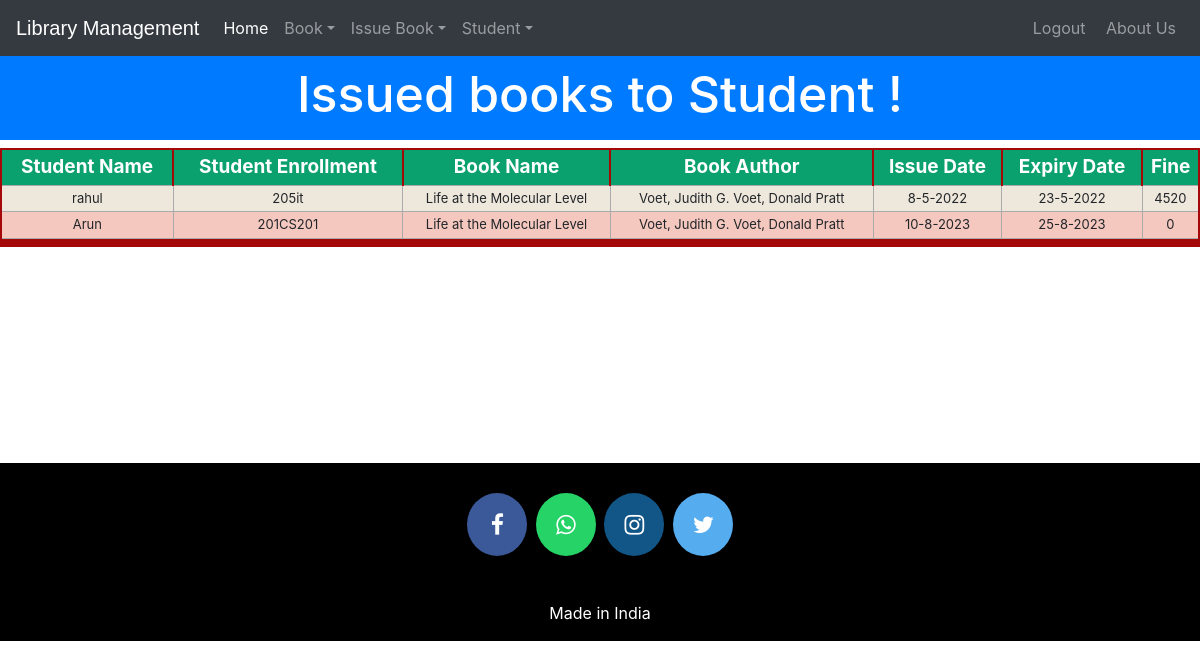
The page /viewissuedbook (signed in) on the database its author committed.
### library/models.py (models this page shows, shortened)
class StudentExtra(models.Model):
    user=models.OneToOneField(User,on_delete=models.CASCADE)
    enrollment = models.CharField(max_length=40)
    branch = models.CharField(max_length=40)
    @property
    def get_name(self):
        return self.user.first_name

class Book(models.Model):
    catchoice= [
        ('education', 'Education'),
        ('management', 'Management'),
        ('chemistry', 'Chemistry'),
        ('physics', 'Physics'),
        ('mathematics', 'Mathematics'),
        ('information technology','Information Technology')
        ]
    name=models.CharField(max_length=100)
    isbn=models.PositiveIntegerField()
    author=models.CharField(max_length=100)
    category=models.CharField(max_length=100,choices=catchoice,default='education')

### library/views.py (the view)
# urls.py: path('viewissuedbook', views.viewissuedbook_view),
@login_required(login_url='adminlogin')
@user_passes_test(is_admin)
def viewissuedbook_view(request):
    issuedbooks=models.IssuedBook.objects.all()
    li=[]
    for ib in issuedbooks:
        issdate=str(ib.issuedate.day)+'-'+str(ib.issuedate.month)+'-'+str(ib.issuedate.year)
        expdate=str(ib.expirydate.day)+'-'+str(ib.expirydate.month)+'-'+str(ib.expirydate.year)
        days=(date.today()-ib.issuedate)
        print(date.today())
        d=days.days
        fine=0
        if d>15:
            day=d-15
            fine=day*10
        books=list(models.Book.objects.filter(isbn=ib.isbn))
        students=list(models.StudentExtra.objects.filter(enrollment=ib.enrollment))
        i=0
        for l in books:
            t=(students[i].get_name,students[i].enrollment,books[i].name,books[i].author,issdate,expdate,fine)
            i=i+1
            li.append(t)
    return render(request,'library/viewissuedbook.html',{'li':li})

### library/views.py (called while the page is built)
def is_admin(user):
    return user.groups.filter(name='ADMIN').exists()

### templates/library/viewissuedbook.html (shortened to what this page needs)
<!DOCTYPE html>
<html lang="en" dir="ltr">
  <head>
  </head>
  <body>
    {% include "library/navbaradmin.html" %}
    <br>
    <br>
    <h3 class="p-3 mb-2 bg-primary text-white" style = 'font-size: 50px;text-align:center;margin-bottom:0px;'>Issued books to Student !</h3>
{% if li%}
    <table class="redTable">
    <thead>
    <tr>
    <th>Student Name</th>
    <th>Student Enrollment</th>
    <th>Book Name</th>
    <th>Book Author</th>
    <th>Issue Date</th>
    <th>Expiry Date</th>
    <th>Fine</th>
    </tr>
    </thead>
    <tfoot>
    <tr>
    <td colspan="7">
    </td>
    </tr>
    </tfoot>
    <tbody>
      {% for t in li %}
        <tr>
          <td>{{t.0}}</td>
          <td>{{t.1}}</td>
          <td>{{t.2}}</td>
          <td>{{t.3}}</td>
          <td>{{t.4}}</td>
          <td>{{t.5}}</td>
          <td>{{t.6}}</td>
        </tr>
        {%endfor%}
    </tbody>
    </table>
    {%else%}
    <h1> 0 book Issued</h1>
    {%endif%}
    <br><br><br><br><br><br><br><br><br>
  {% include "library/footer.html" %}
  </body>
</html>

### templates/library/viewissuedbook.html (style rules this page uses)
table.redTable { border: 2px solid #A40808; background-color: #EEE7DB; width: 100%; text-align: center; border-collapse: collapse; }
table.redTable td, table.redTable th { border: 1px solid #AAAAAA; padding: 3px 2px; }
table.redTable tbody td { font-size: 13px; }
table.redTable tr:nth-child(even) { background: #F5C8BF; }
table.redTable thead { background: #0ba16f; }
table.redTable thead th { font-size: 19px; font-weight: bold; color: #FFFFFF; text-align: center; border-left: 2px solid #A40808; }
table.redTable thead th:first-child { border-left: none; }
table.redTable tfoot { font-size: 13px; font-weight: bold; color: #FFFFFF; background: #A40808; }
table.redTable tfoot td { font-size: 13px; }

### rows shown on the page
StudentExtra: enrollment "205it"
Book: name "Life at the Molecular Level" "Life at the Molecular Level", author "Voet, Judith G. Voet, Donald Pratt" "Voet, Judith G. Voet, Donald Pratt"
StudentExtra: enrollment "201CS201"

### other values the page prints
{{ t.0 }} "rahul" "Arun"
{{ t.4 }} "8-5-2022" "10-8-2023"
{{ t.5 }} "23-5-2022" "25-8-2023"
{{ t.6 }} "4520" "0"
